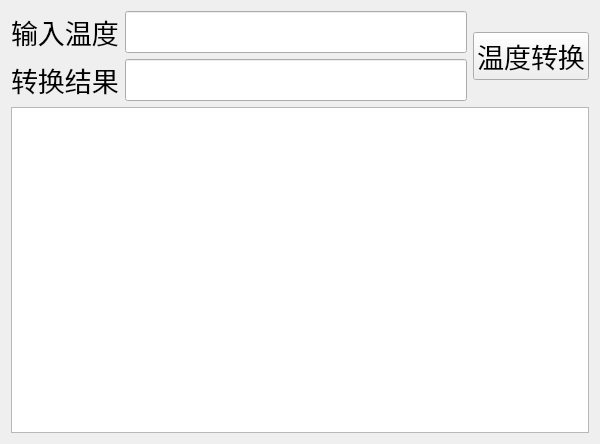
<?xml version="1.0" encoding="UTF-8"?>
<ui version="4.0">
 <class>Form</class>
 <widget class="QWidget" name="Form">
  <property name="geometry">
   <rect>
    <x>0</x>
    <y>0</y>
    <width>600</width>
    <height>444</height>
   </rect>
  </property>
  <property name="windowTitle">
   <string>Form</string>
  </property>
  <layout class="QVBoxLayout" name="verticalLayout">
   <item>
    <layout class="QHBoxLayout" name="horizontalLayout_4">
     <item>
      <layout class="QFormLayout" name="formLayout">
       <item row="0" column="0">
        <widget class="QLabel" name="label">
         <property name="font">
          <font>
           <family>微软雅黑</family>
           <pointsize>20</pointsize>
          </font>
         </property>
         <property name="text">
          <string>输入温度</string>
         </property>
        </widget>
       </item>
       <item row="0" column="1">
        <widget class="QLineEdit" name="le_temp_input">
         <property name="font">
          <font>
           <family>微软雅黑</family>
           <pointsize>18</pointsize>
          </font>
         </property>
        </widget>
       </item>
       <item row="1" column="0">
        <widget class="QLabel" name="label_3">
         <property name="font">
          <font>
           <family>微软雅黑</family>
           <pointsize>20</pointsize>
          </font>
         </property>
         <property name="text">
          <string>转换结果</string>
         </property>
        </widget>
       </item>
       <item row="1" column="1">
        <widget class="QLineEdit" name="le_trans_result">
         <property name="font">
          <font>
           <family>微软雅黑</family>
           <pointsize>18</pointsize>
          </font>
         </property>
        </widget>
       </item>
      </layout>
     </item>
     <item>
      <widget class="QPushButton" name="pb_trans">
       <property name="font">
        <font>
         <family>微软雅黑</family>
         <pointsize>20</pointsize>
        </font>
       </property>
       <property name="text">
        <string>温度转换</string>
       </property>
      </widget>
     </item>
    </layout>
   </item>
   <item>
    <widget class="QTextBrowser" name="tb_console">
     <property name="font">
      <font>
       <family>微软雅黑</family>
       <pointsize>16</pointsize>
      </font>
     </property>
    </widget>
   </item>
  </layout>
 </widget>
 <resources/>
 <connections/>
</ui>
